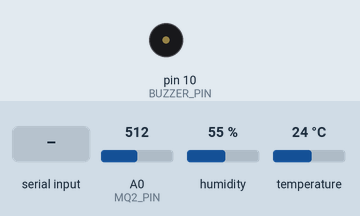
Simulated run of this sketch. Board: Arduino Uno, built with avr-gcc and run on an emulated ATmega328P. Parts: buzzer (waves = sounding). The inputs (shaded band) are chosen by the test bench; at power-on: A0 (MQ2_PIN) = 512, humidity 55 %, temperature 24 °C. What the sketch prints to the serial monitor is not drawn.

Above: at 3.2 s.
3.3 s: "1\n" received over Serial
At 4.4 s:
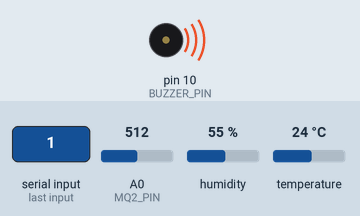
Timing chart, 0 to 6.3 s (numbered marks = the images above; inputs shaded):
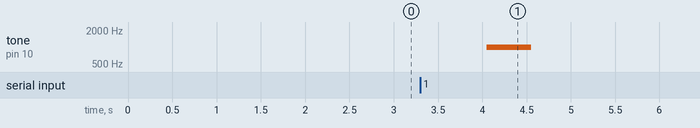

The sketch:

Smoke_Detection_Arduino.ino
```cpp
#include <DHT.h>

#define DHTPIN 2           // DHT11 connected to pin 2
#define DHTTYPE DHT11
#define MQ2_PIN A0         // MQ2 sensor to A0
#define BUZZER_PIN 10      // Buzzer to pin 10

DHT dht(DHTPIN, DHTTYPE);

void setup() {
  Serial.begin(9600);
  dht.begin();

  pinMode(MQ2_PIN, INPUT);
  pinMode(BUZZER_PIN, OUTPUT);

  Serial.println("✅ Arduino Smoke Detection Initialized...");
  delay(2000);
}

void loop() {
  int smokeValue = analogRead(MQ2_PIN);
  float temperature = dht.readTemperature();
  float humidity = dht.readHumidity();

  // Handle reading errors
  if (isnan(temperature) || isnan(humidity)) {
    Serial.println("Error reading DHT11!");
    return;
  }

  // Send data to Python
  Serial.print(smokeValue);
  Serial.print(",");
  Serial.print(temperature);
  Serial.print(",");
  Serial.println(humidity);

  // 🔹 Check if Python sent alert (1 = anomaly, 0 = normal)
  if (Serial.available() > 0) {
    int signal = Serial.parseInt();

    if (signal == 1) {
      tone(BUZZER_PIN, 1000);   // Start buzzer sound
      delay(500);
      noTone(BUZZER_PIN);
    } else {
      noTone(BUZZER_PIN);       // Stop buzzer
    }
  }

  delay(1000);
}
```

Measured:
- after the input at 3.3 s, tone on pin 10 (BUZZER_PIN): silent → 1000 Hz after 0.75 s, → silent 0.50 s later
